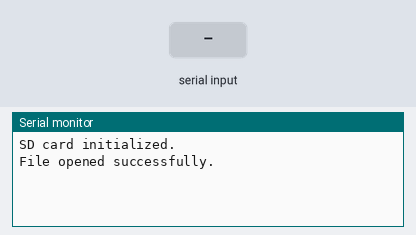
The sketch below on a simulated Arduino Uno, built with avr-gcc and run on an emulated ATmega328P. Shown: the last lines printed to the serial monitor. The test bench sets the inputs (shaded band). Storage starts empty.

Above: at 1.2 s.
1.3 s: "1\n" received over the second serial link
At 2.5 s:
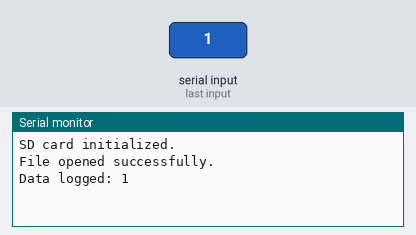
2.8 s: "0\n" received over the second serial link
At 3.9 s:
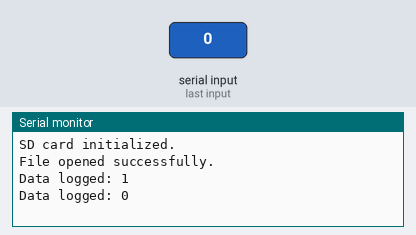
4.3 s: "2\n" received over the second serial link
At 5.1 s:
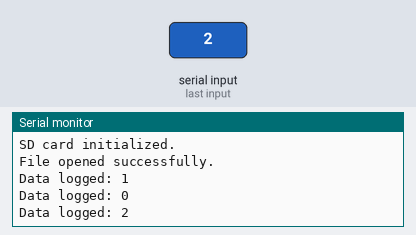

Measured:
- after the input at 1.3 s, the serial monitor: prints a new line at once (image 1)
- after the input at 2.8 s, the serial monitor: prints a new line at once (image 2)
- after the input at 4.3 s, the serial monitor: prints a new line at once (image 3)

The sketch:

teensy-01.ino
```cpp
// Code for Teensy 3.1 and Adafruit data logger setup

#include <SD.h>
#include <SPI.h>
#include <SoftwareSerial.h>

const int CS_PIN = 10; // Chip select pin for SD card module

// Create a SoftwareSerial object
SoftwareSerial pingSerial(9, 10); // RX pin, TX pin

File dataFile;

void setup() {
  Serial.begin(115200);
  while (!Serial); // Wait for Serial Monitor to open

  // Initialize SD card
  if (!SD.begin(CS_PIN)) {
    Serial.println("SD card initialization failed!");
    while (1); // Stop if SD card initialization fails
  }
  Serial.println("SD card initialized.");

  // Initialize communication with Teensy over SoftwareSerial
  pingSerial.begin(115200);

  // Open a file to write
  dataFile = SD.open("datalog.txt", FILE_WRITE);
  if (dataFile) {
    Serial.println("File opened successfully.");
  } else {
    Serial.println("Error opening file.");
  }
}

void loop() {
  // Read data from Teensy over SoftwareSerial
  while (pingSerial.available() > 0) {
    String data = pingSerial.readStringUntil('\n');
    // Log data to SD card
    dataFile.println(data);
    Serial.print("Data logged: ");
    Serial.println(data);
  }

  delay(100); // Adjust delay as needed
}
```
